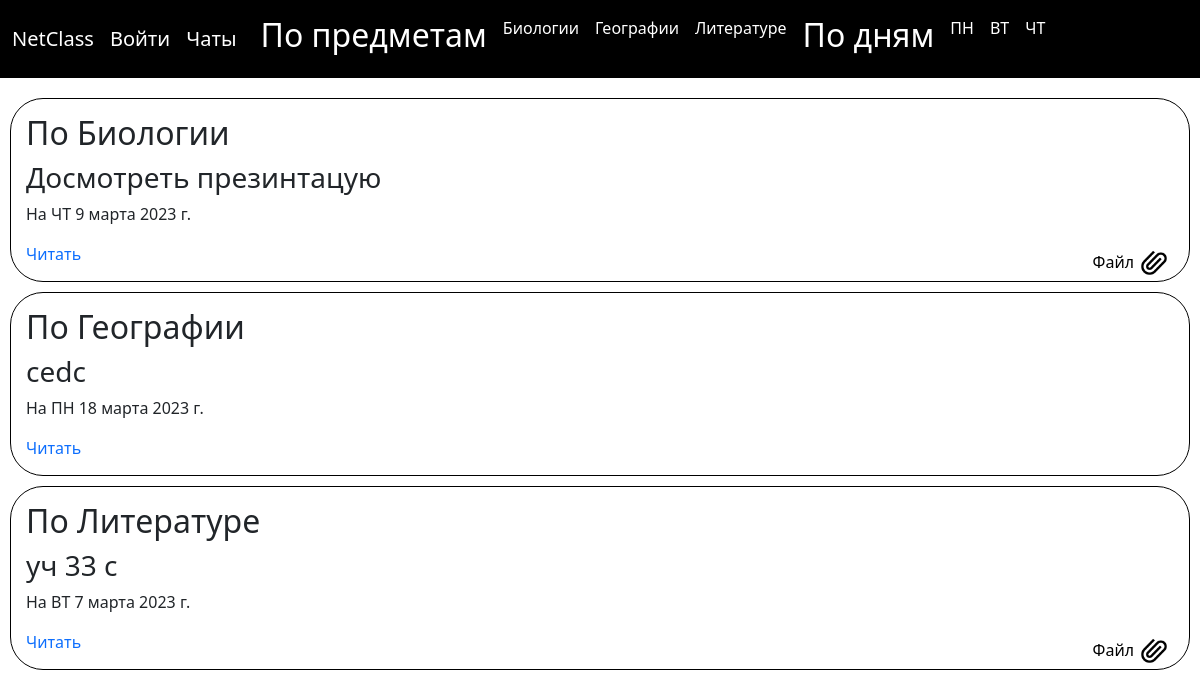
The page / on the database its author committed.
### posts/models.py (models this page shows, shortened)
class Object(models.Model):
    name = models.CharField(max_length=100)
    def __str__(self):
        return self.name

class Day(models.Model):
    date = models.CharField(max_length=30)
    def __str__(self):
        return self.date

class Posts(models.Model):
    text = models.CharField(max_length=100)
    day = models.ForeignKey('Day', on_delete=models.CASCADE)
    date = models.DateField(null=True)
    object = models.ForeignKey('Object', on_delete=models.CASCADE)
    file = models.FileField(null=True, blank=True, upload_to='files/')

### posts/views.py (the view)
# urls.py: path('', index, name='index'),
def index(request):
    posts = Posts.objects.all()
    return render(request, 'posts/index.html', {'posts': posts})

### posts/templatetags/posts_tags.py (called while the page is built)
@register.simple_tag()
def get_days():
    return Day.objects.all()

@register.simple_tag()
def get_obj():
    return Object.objects.all()

### posts/templates/posts/index.html
{% extends 'posts/base.html' %}
{% load static %}
{% load posts_tags %}
    {% block content %}
        <div class="posts">
            {% for p in posts %}
                <div class="post">
                     <h2>По {{ p.object }}</h2>
                    <h3 class="text">{{ p.text }}</h3>
                    <p class="day">На {{ p.day }}  {{ p.date }}</p>
                    {% if p.file %}
                    <div class="file"><a href="{{ p.file.url }}">Файл</a><img src="{% static 'posts/img/screpka.png' %}" width="40"></div>
                    {% endif %}
                    <a class="read-post" href="{% url 'post' p.pk %}">Читать</a>
                </div>
            {% endfor %}
        </div>
    {% endblock content %}

### posts/templates/posts/base.html (shortened to what this page needs)
{% load static %}
{% load posts_tags %}
<html>
  <head>
      <link rel="stylesheet" type="text/css" href="{% static 'posts/css/styles.css' %}">
       <link href="https://cdn.jsdelivr.net/npm/bootstrap@5.3.0-alpha1/dist/css/bootstrap.min.css" rel="stylesheet">
  </head>
  <body>
    <nav class="navbar navbar-expand-xl navbar-dark bg-black nav-fixed" aria-label="Sixth navbar example">
    <div class="container-fluid">
        <a class="navbar-brand" href="/">NetClass</a>
        {% if request.user.is_authenticated %}
        <a class="navbar-brand">{{ user.username }}</a>
        <a class="navbar-brand" href="{% url 'logout' %}">Выйти</a>
        <a class="navbar-brand" href="{% url 'add_post' %}">
            <h1>+</h1>
        </a>
        {% else %}
        <a class="navbar-brand" href="{% url 'login' %}">Войти</a>
        {% endif %}
        <a class="navbar-brand" href="{% url 'chats' %}">Чаты</a>
      <div class="navbar-collapse collapse" id="navbarsExample06" style="">
        <ul class="navbar-nav me-auto mb-2 mb-xl-0">
            <li class="nav-item"><h2><a class="nav-link active">По предметам</a></h2></li>
            {% get_obj as objects %}
            {% for object in objects %}
            {% if object.posts_set.exists %}
                <li class="nav-item">
                    <a class="nav-link active" aria-current="page" href="{% url 'obj' object.pk %}">{{ object }}</a>
                </li>
            {% endif %}
            {% endfor %}
            <li class="nav-item"><h2><a class="nav-link active">По дням</a></h2></li>
            {% get_days as days %}
            {% for d in days %}
                {% if d.posts_set.exists %}<li class="nav-item">
                    <a class="nav-link active" href="{% url 'day' d.pk %}">{{ d }}</a>
                </li>
                {% endif %}
            {% endfor %}
        </ul>
      </div>
    </div>
  </nav>
    <div class="wrapper">
      {% block content %}
      {% endblock content %}
    </div>
  </body>
</html>

### posts/static/posts/css/styles.css (style rules this page uses)
body { font-family: Verdana, Geneva, Tahoma, sans-serif; }
.wrapper { padding:10px }
.post { width:100%; border-radius:33px; background:white; border:1px solid black; margin:10px 0 10px; padding:15px }
.read-post { text-decoration:none }
.file { float:right }
.file img, .file a { vertical-align:middle }
.file a { text-decoration:none; color:black }

### rows shown on the page
Object: name "Биологии"
Object: name "Географии"
Object: name "Литературе"
Day: date "ПН"
Day: date "ВТ"
Day: date "ЧТ"
Posts: object "Биологии", text "Досмотреть презинтацую", day "ЧТ", date "9 марта 2023 г."
Posts: object "Географии", text "cedc", day "ПН", date "18 марта 2023 г."
Posts: object "Литературе", text "уч 33 с", day "ВТ", date "7 марта 2023 г."
